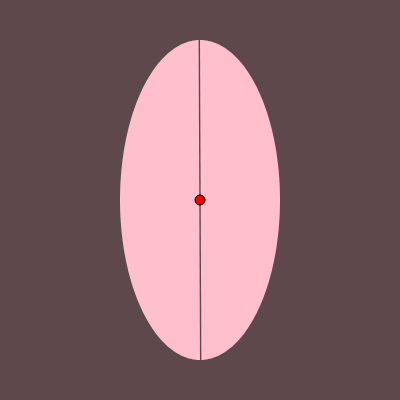
Frame 1 (no input)
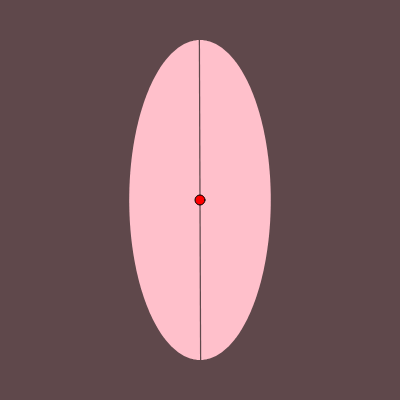
Frame 60 (no input)
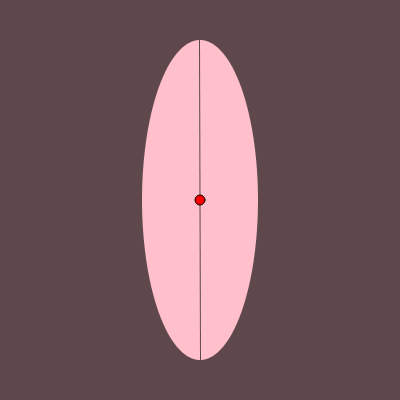
Frame 120 (the mouse pressed at the canvas centre since frame 60)

The p5.js sketch that drew these frames (run headless with seeded random() and noise() and a simulated clock; from frame 60 on, the mouse is pressed at the canvas centre):

// p5.js sketch
// ── sketch.js
var pamp;


function setup(){
  createCanvas (400,400);
  background (95,72,75);
  pamp = new slice(width/2, height/2, width, height);
}

function draw(){
  background (95,72,75);
  pamp.show(); 
  pamp.update(); 
}
// ── slices.js
function slice(x,y,w,h){
  this.x = x;
  this.y = y;
  this.w = w;
  this.h = h;

  // we need the radius for the cos and sin
  var rad = h * 0.4
  var amplitude = 0.5;
  var ampInc = 0;

  // update function is called every 60 time per seconds (as often as the function draw)
  this.update = function(){
    amplitude = (cos(radians(ampInc))*0.08) + 0.4;
    ampInc++;
  }


  this.show = function(){
   
   // apply angles only on the shape not on the all canvas
    push();

      // change the origin (0,0) from the top left to the center of the canvas
      translate(this.x, this.y);

      // start the half circle (by default it is center right due to cos and sin)
      var s1 = 90;
      var s2 = 270;

      // colors
      fill(255,192,203);
      noStroke();


      beginShape();
        // create a vertex at every degree around the circle
        // rad 2 for cos (oscilloscop) in order to have a losange
        for (var i=s1; i<s1+180; i++){
          var ix = cos(radians(i)) * rad * amplitude;
          var iy = sin(radians(i)) * rad;
          vertex(ix, iy);
        }
      endShape();


      beginShape();
        // create a vertex at every degree around the circle
        // rad 2 for cos (oscilloscop) in order to have a losange
        for (var i=s2; i<s2+180; i++){
          var ix = cos(radians(i)) * rad * amplitude;
          var iy = sin(radians(i)) * rad;
          vertex(ix, iy);
        }
      endShape();

    // stop changing angles
    pop();


    //  center point for check
    fill(255,0,0);
    ellipse(this.x, this.y, 10);

  };
}
